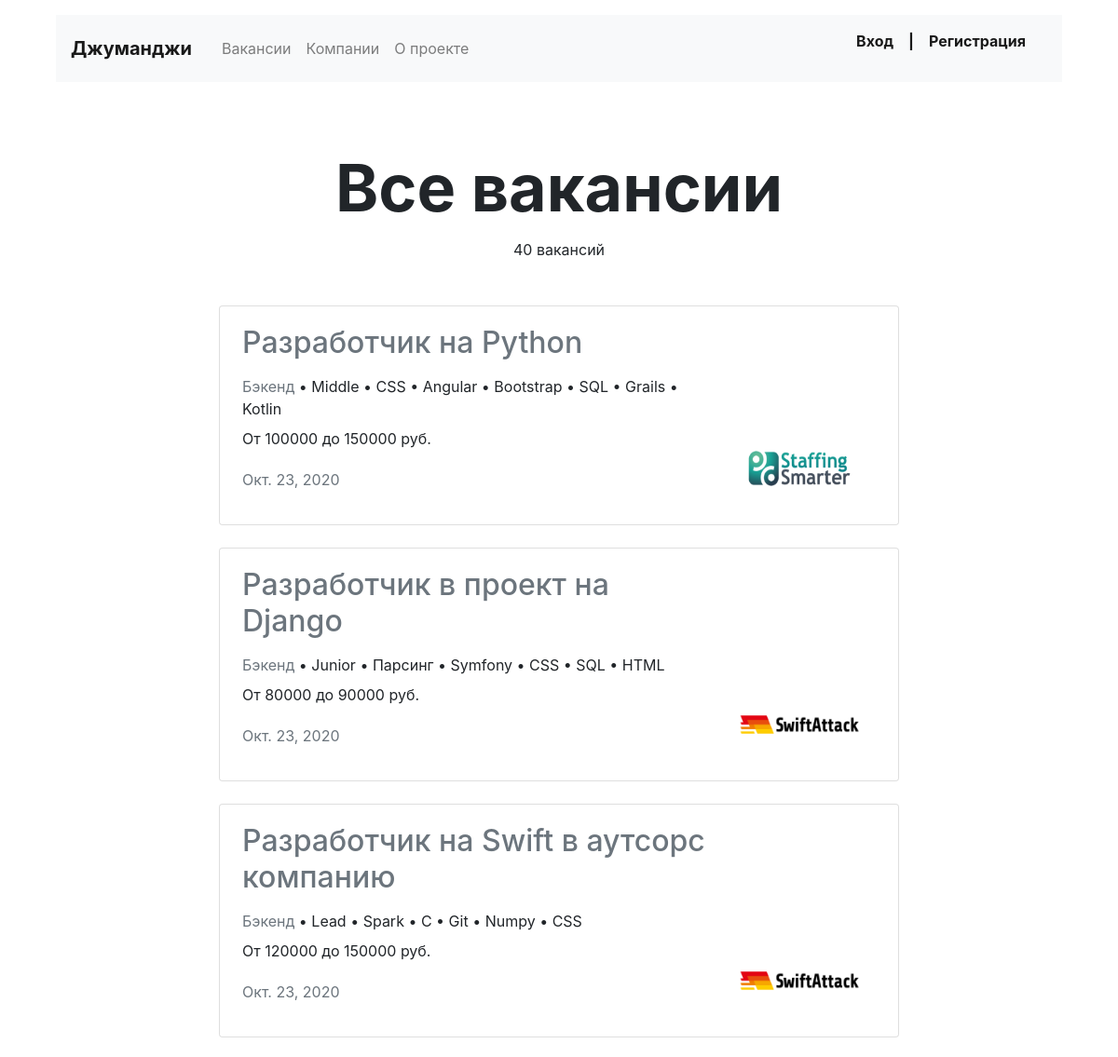
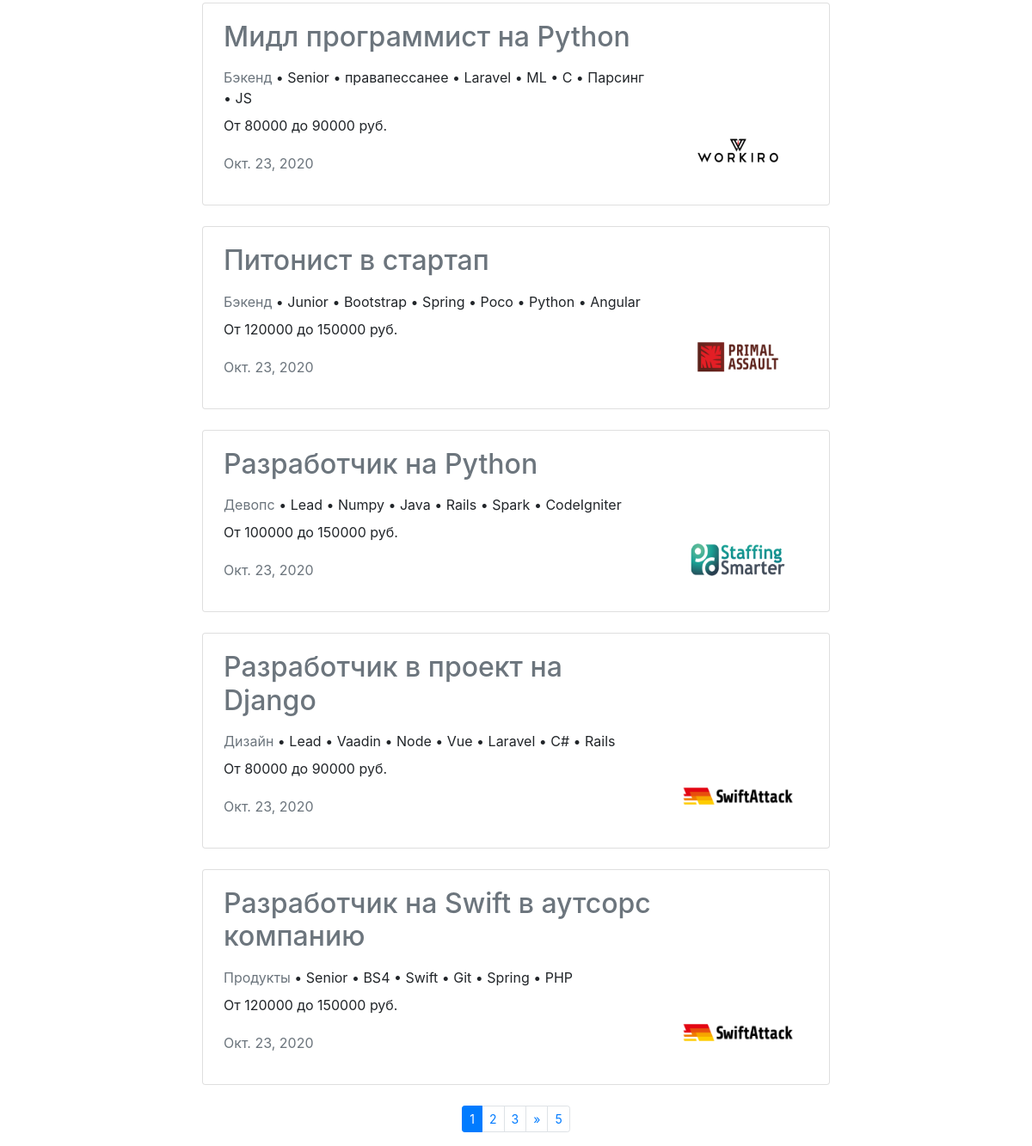
Page /vacancies/ on the committed database (2 pictures, top to bottom).
### job/models.py (models this page shows, shortened)
class Vacancy(models.Model):
    title = models.CharField(max_length=64, verbose_name="Профессия")
    specialty = models.ForeignKey(Specialty, related_name="vacancies", on_delete=models.CASCADE)
    company = models.ForeignKey(Company, related_name="vacancies", on_delete=models.CASCADE)
    skills = models.TextField(verbose_name="Навыки")
    level = models.CharField(max_length=16, verbose_name="Уровень")
    description = models.TextField(verbose_name="Описание", blank=True, null=True)
    salary_min = models.IntegerField(verbose_name="Зарплата от")
    salary_max = models.IntegerField(verbose_name="Зарплата до")
    published_at = models.DateField(verbose_name="Опубликовано", auto_now_add=True)
    def get_absolute_url(self):
        return reverse('vacancy', kwargs={'pk': self.pk})
    class Meta:
        verbose_name = "Вакансия"
        verbose_name_plural = "Вакансии"
        ordering = ['-published_at']

class Specialty(models.Model):
    code = models.CharField(max_length=32, verbose_name="Код", unique=True)
    slug = models.SlugField(unique=True)
    title = models.CharField(max_length=32, verbose_name="Специализация")
    picture = models.ImageField(verbose_name="Картинка", upload_to="MEDIA_SPECIALITY_IMAGE_DIR", blank=True, null=True)
    def get_absolute_url(self):
        return reverse('specialties', kwargs={'slug': self.slug})
    class Meta:
        verbose_name = "Специализация"
        verbose_name_plural = "Специализации"

class Company(models.Model):
    name = models.CharField(max_length=32, verbose_name="Компания", unique=True)
    location = models.CharField(max_length=32, verbose_name="Город", blank=True, null=True)
    logo = models.ImageField(verbose_name="Логотип", upload_to="MEDIA_COMPANY_IMAGE_DIR", blank=True, null=True)
    description = models.TextField(verbose_name="Информация о компании", blank=True, null=True)
    employee_count = models.IntegerField(verbose_name="Количество сотрудников", null=True, blank=True)
    owner = models.OneToOneField(User, related_name="company", on_delete=models.CASCADE)
    def get_absolute_url(self):
        return reverse('company', kwargs={'pk': self.pk})
    class Meta:
        verbose_name = "Компания"
        verbose_name_plural = "Компании"

### job/views.py (the view)
# urls.py: path('vacancies/', ListVacanciesView.as_view(), name='vacancies'),
class ListVacanciesView(ListView):
    context_object_name = 'vacancies'
    template_name = 'job/vacancies.html'
    paginate_by = 8
    def get_queryset(self):
        return Vacancy.objects.select_related('company', 'specialty')

### job/context_processors.py (called while the page is built)
def titles(request):
    return {
        'title': 'Джуманджи',
        'skillist': sample(skillist, 5),
    }

### job/templates/job/vacancies.html (shortened to what this page needs)
{% extends 'base.html' %}
{% block first_section %}
{% include 'incl/first_section_if.html' %}
{% endblock %}
{% block cards1 %}
<section>
  <p class="text-center pt-1">    {{ page_obj.paginator.count }} вакансий</p>
  <div class="row mt-5">
    <div class="col-12 col-lg-8 offset-lg-2 m-auto">
        {% include 'incl/vacancy_card.html' %}
    </div>
  </div>
</section>
{% endblock %}
{% block paginator %}
{% include 'incl/block_paginator.html' %}
{% endblock %}

### templates/incl/vacancy_card.html
{% for vacancy in vacancies %}
  <div class="card mb-4">
    <div class="card-body px-4">
      <div class="row">
        <div class="col-12 col-md-8 col-lg-9">
          <a href="{{ vacancy.get_absolute_url }}"><h2 class="h2 pb-2 text-secondary">{{ vacancy.title }}</h2></a>
          <p class="mb-2"><a class="text-secondary" href="{{ vacancy.specialty.get_absolute_url }}">{{ vacancy.specialty.title }}</a> • {{ vacancy.level }} • {{ vacancy.skills }}</p>
          <p>От {{ vacancy.salary_min }} до {{ vacancy.salary_max }} руб.</p>
          <p class="text-muted pt-1">{{ vacancy.published_at }}</p>
        </div>
        <div class="col-12 col-md-4 col-lg-3 d-flex align-items-end">
            {% if vacancy.company.logo %}
            <a href="{{ vacancy.company.get_absolute_url }}"><img src="{{ vacancy.company.logo.url }}" width="130" height="80" alt=""></a>
            {% else %}
            <a href="{{ vacancy.company.get_absolute_url }}"><h5>{{ vacancy.company.name }}</h5></a>
            {% endif %}
        </div>
      </div>
    </div>
  </div>
{% endfor %}

### rows in the picture
Vacancy: title "Разработчик на Python", specialty "Бэкенд", level "Middle", skills "CSS • Angular • Bootstrap • SQL • Grails • Kotlin", salary_min "100000", salary_max "150000", published_at "Окт. 23, 2020", company.logo (picture)
Vacancy: title "Разработчик в проект на Django", specialty "Бэкенд", level "Junior", skills "Парсинг • Symfony • CSS • SQL • HTML", salary_min "80000", salary_max "90000", published_at "Окт. 23, 2020", company.logo (picture)
Vacancy: title "Разработчик на Swift в аутсорс компанию", specialty "Бэкенд", level "Lead", skills "Spark • C • Git • Numpy • CSS", salary_min "120000", salary_max "150000", published_at "Окт. 23, 2020", company.logo (picture)
Vacancy: title "Мидл программист на Python", specialty "Бэкенд", level "Senior", skills "правапессанее • Laravel • ML • C • Парсинг • JS", salary_min "80000", salary_max "90000", published_at "Окт. 23, 2020", company.logo (picture)
Vacancy: title "Питонист в стартап", specialty "Бэкенд", level "Junior", skills "Bootstrap • Spring • Poco • Python • Angular", salary_min "120000", salary_max "150000", published_at "Окт. 23, 2020", company.logo (picture)
Vacancy: title "Разработчик на Python", specialty "Девопс", level "Lead", skills "Numpy • Java • Rails • Spark • CodeIgniter", salary_min "100000", salary_max "150000", published_at "Окт. 23, 2020", company.logo (picture)
Vacancy: title "Разработчик в проект на Django", specialty "Дизайн", level "Lead", skills "Vaadin • Node • Vue • Laravel • C# • Rails", salary_min "80000", salary_max "90000", published_at "Окт. 23, 2020", company.logo (picture)
Vacancy: title "Разработчик на Swift в аутсорс компанию", specialty "Продукты", level "Senior", skills "BS4 • Swift • Git • Spring • PHP", salary_min "120000", salary_max "150000", published_at "Окт. 23, 2020", company.logo (picture)

### other values in the picture
{{ title }} "Джуманджи"
{{ page_obj.paginator.count }} "40"
{{ p }} "2" "3"
{{ page_obj.paginator.num_pages }} "5"
